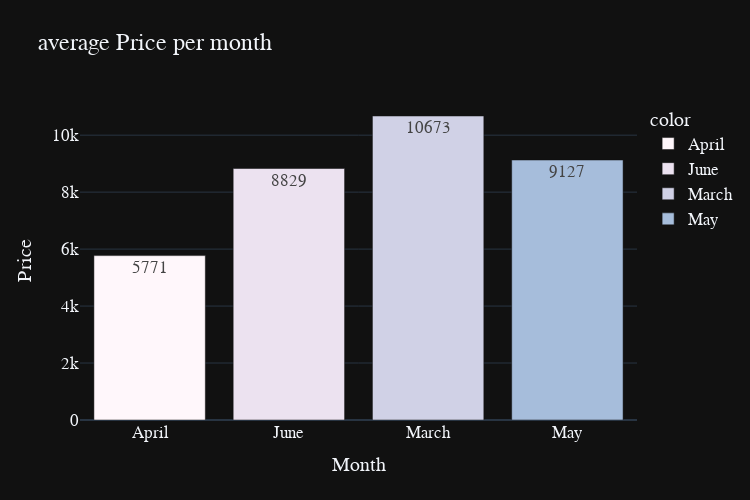

Notebook source saved alongside this figure:
### Code cell
mean=pd.DataFrame(df_eda.groupby("Month")["Price"].mean().round(0)).reset_index()

fig = px.bar(y=mean["Price"], 
             x=mean["Month"], 
             color = mean["Month"],
             color_discrete_sequence=px.colors.sequential.PuBuGn,
             text=mean["Price"],
             title= 'average Price per month',
             template= 'plotly_dark',
             width=750, height=500)
fig.update_layout(
    xaxis_title="Month",
    yaxis_title="Price",
    font = dict(size=17,family="Franklin Gothic"))
fig.show()

### Figure 1 — Plotly figure (JSON) as saved in the notebook; plotly's stock layout.template omitted (floating-point values rounded to 4 significant figures)
{"data": [{"alignmentgroup": "True", "hovertemplate": "color=April<br>x=%{x}<br>y=%{y}<br>text=%{text}<extra></extra>", "legendgroup": "April", "marker": {"color": "rgb(255,247,251)", "pattern": {"shape": ""}}, "name": "April", "offsetgroup": "April", "orientation": "v", "showlegend": true, "text": [5771], "textposition": "auto", "type": "bar", "x": ["April"], "xaxis": "x", "y": [5771], "yaxis": "y"}, {"alignmentgroup": "True", "hovertemplate": "color=June<br>x=%{x}<br>y=%{y}<br>text=%{text}<extra></extra>", "legendgroup": "June", "marker": {"color": "rgb(236,226,240)", "pattern": {"shape": ""}}, "name": "June", "offsetgroup": "June", "orientation": "v", "showlegend": true, "text": [8829], "textposition": "auto", "type": "bar", "x": ["June"], "xaxis": "x", "y": [8829], "yaxis": "y"}, {"alignmentgroup": "True", "hovertemplate": "color=March<br>x=%{x}<br>y=%{y}<br>text=%{text}<extra></extra>", "legendgroup": "March", "marker": {"color": "rgb(208,209,230)", "pattern": {"shape": ""}}, "name": "March", "offsetgroup": "March", "orientation": "v", "showlegend": true, "text": [10673], "textposition": "auto", "type": "bar", "x": ["March"], "xaxis": "x", "y": [10673], "yaxis": "y"}, {"alignmentgroup": "True", "hovertemplate": "color=May<br>x=%{x}<br>y=%{y}<br>text=%{text}<extra></extra>", "legendgroup": "May", "marker": {"color": "rgb(166,189,219)", "pattern": {"shape": ""}}, "name": "May", "offsetgroup": "May", "orientation": "v", "showlegend": true, "text": [9127], "textposition": "auto", "type": "bar", "x": ["May"], "xaxis": "x", "y": [9127], "yaxis": "y"}], "layout": {"barmode": "relative", "font": {"family": "Franklin Gothic", "size": 17}, "height": 500, "legend": {"title": {"text": "color"}, "tracegroupgap": 0}, "title": {"text": "average Price per month"}, "width": 750, "xaxis": {"anchor": "y", "domain": [0, 1], "title": {"text": "Month"}}, "yaxis": {"anchor": "x", "domain": [0, 1], "title": {"text": "Price"}}}}
